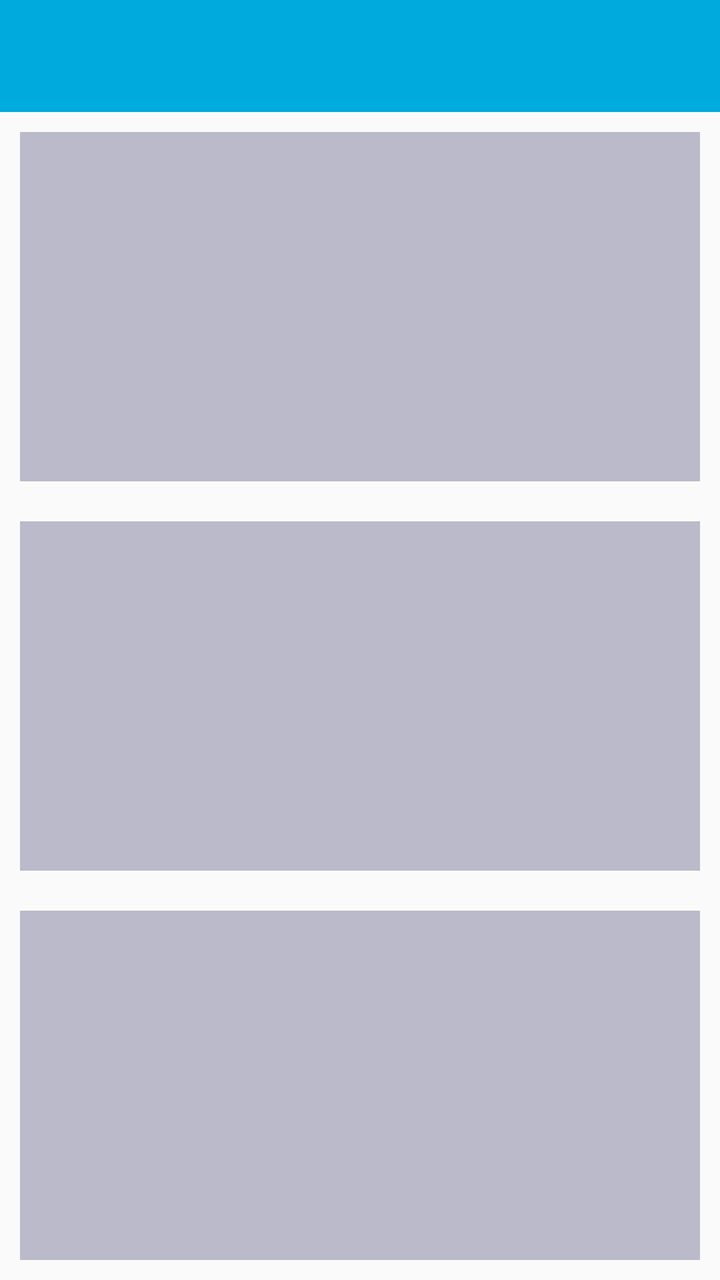
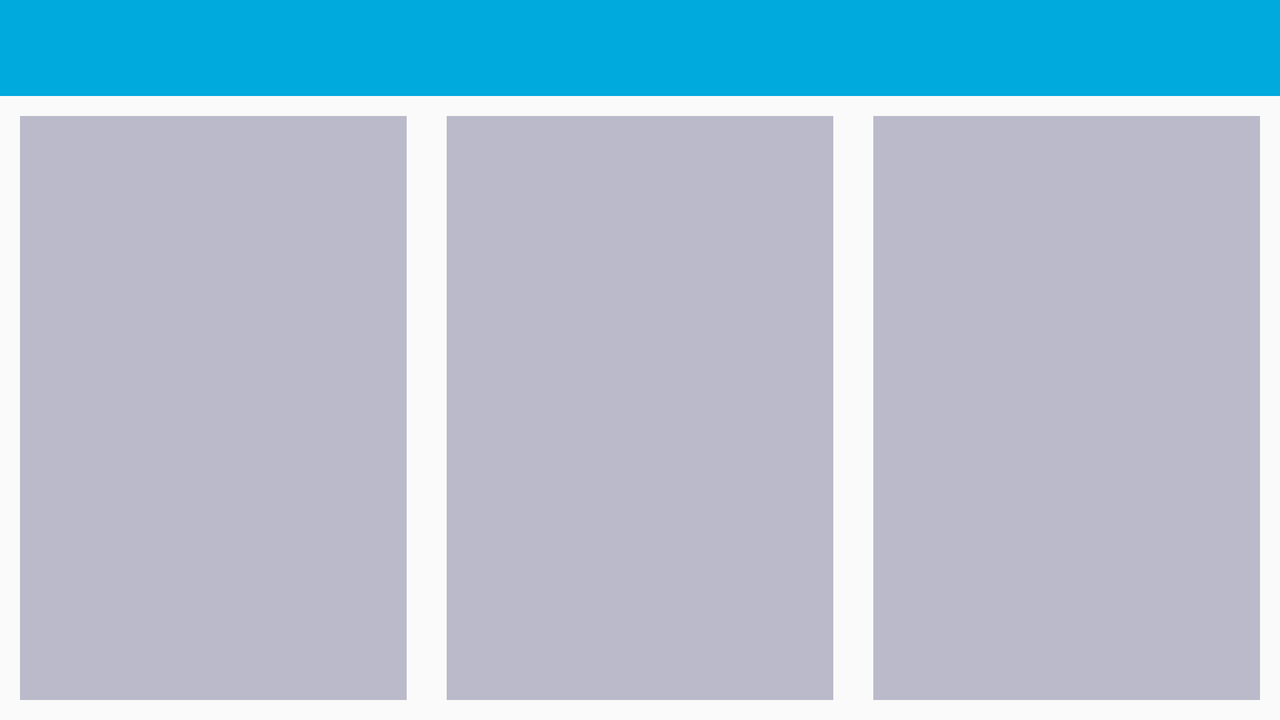

The same Android screen from two of the app's own layout files: first res/layout/ as a phone draws it, then the repository's variant for another configuration, drawn on a device whose configuration selects that folder. Both files follow.
<!-- AndroidManifest.xml: application theme AppTheme -->
<!-- res/layout/activity_main.xml -->
<LinearLayout xmlns:android="http://schemas.android.com/apk/res/android"
    android:id="@+id/id_root_view"
    android:layout_width="match_parent"
    android:layout_height="match_parent"
    android:orientation="vertical">

    <include layout="@layout/toolbar" />

    <LinearLayout
        android:layout_width="match_parent"
        android:layout_height="match_parent"
        android:layout_weight="3"
        android:orientation="vertical">

        <FrameLayout
            android:id="@+id/id_detail_container_left"
            android:layout_width="match_parent"
            android:layout_height="wrap_content"
            android:layout_margin="10dp"
            android:layout_weight="1"
            android:background="#BABACA" />

        <FrameLayout
            android:id="@+id/id_detail_container_middle"
            android:layout_width="match_parent"
            android:layout_height="wrap_content"
            android:layout_margin="10dp"
            android:layout_weight="1"
            android:background="#BABACA" />

        <FrameLayout
            android:id="@+id/id_detail_container_right"
            android:layout_width="match_parent"
            android:layout_height="wrap_content"
            android:layout_margin="10dp"
            android:layout_weight="1"
            android:background="#BABACA" />
    </LinearLayout>
</LinearLayout>
<!-- res/layout/toolbar.xml (included above) -->
<?xml version="1.0" encoding="utf-8"?>
<android.support.v7.widget.Toolbar
    xmlns:android="http://schemas.android.com/apk/res/android"
    xmlns:app="http://schemas.android.com/apk/res-auto"
    android:id="@+id/id_toolbar"
    android:layout_width="match_parent"
    android:layout_height="wrap_content"
    android:background="@color/accent"
    android:minHeight="?attr/actionBarSize"
    android:titleTextColor="@color/black"
    app:theme="@style/ThemeOverlay.AppCompat.ActionBar" />
<!-- resources referenced by this layout -->
<resources>
  <item name="accent" type="color">#00aadd</item>
  <item name="black" type="color">#000000</item>
  <style name="AppTheme" parent="Theme.AppCompat.Light">
          <item name="colorPrimary">@color/colorPrimary</item>
          <item name="colorPrimaryDark">@color/colorPrimaryDark</item>
          <item name="colorAccent">@color/colorPrimary</item>
          <item name="windowNoTitle">true</item>
          <item name="windowActionBar">false</item>
      </style>
  <item name="colorPrimary" type="color">#364353</item>
  <item name="colorPrimaryDark" type="color">#2c0c39</item>
</resources>
<!-- res/layout-land/activity_main.xml (the repository's variant of the layout above) -->
<!-- drawn on the phone turned sideways -->
<LinearLayout xmlns:android="http://schemas.android.com/apk/res/android"
    android:id="@+id/id_root_view"
    android:layout_width="match_parent"
    android:layout_height="match_parent"
    android:orientation="vertical">

    <include layout="@layout/toolbar" />

    <LinearLayout
        android:layout_width="match_parent"
        android:layout_height="match_parent"
        android:layout_weight="3"
        android:orientation="horizontal">

        <FrameLayout
            android:id="@+id/id_detail_container_left"
            android:layout_width="wrap_content"
            android:layout_height="match_parent"
            android:layout_margin="10dp"
            android:layout_weight="1"
            android:background="#BABACA" />

        <FrameLayout
            android:id="@+id/id_detail_container_middle"
            android:layout_width="wrap_content"
            android:layout_height="match_parent"
            android:layout_margin="10dp"
            android:layout_weight="1"
            android:background="#BABACA" />

        <FrameLayout
            android:id="@+id/id_detail_container_right"
            android:layout_width="wrap_content"
            android:layout_height="match_parent"
            android:layout_margin="10dp"
            android:layout_weight="1"
            android:background="#BABACA" />
    </LinearLayout>
</LinearLayout>
